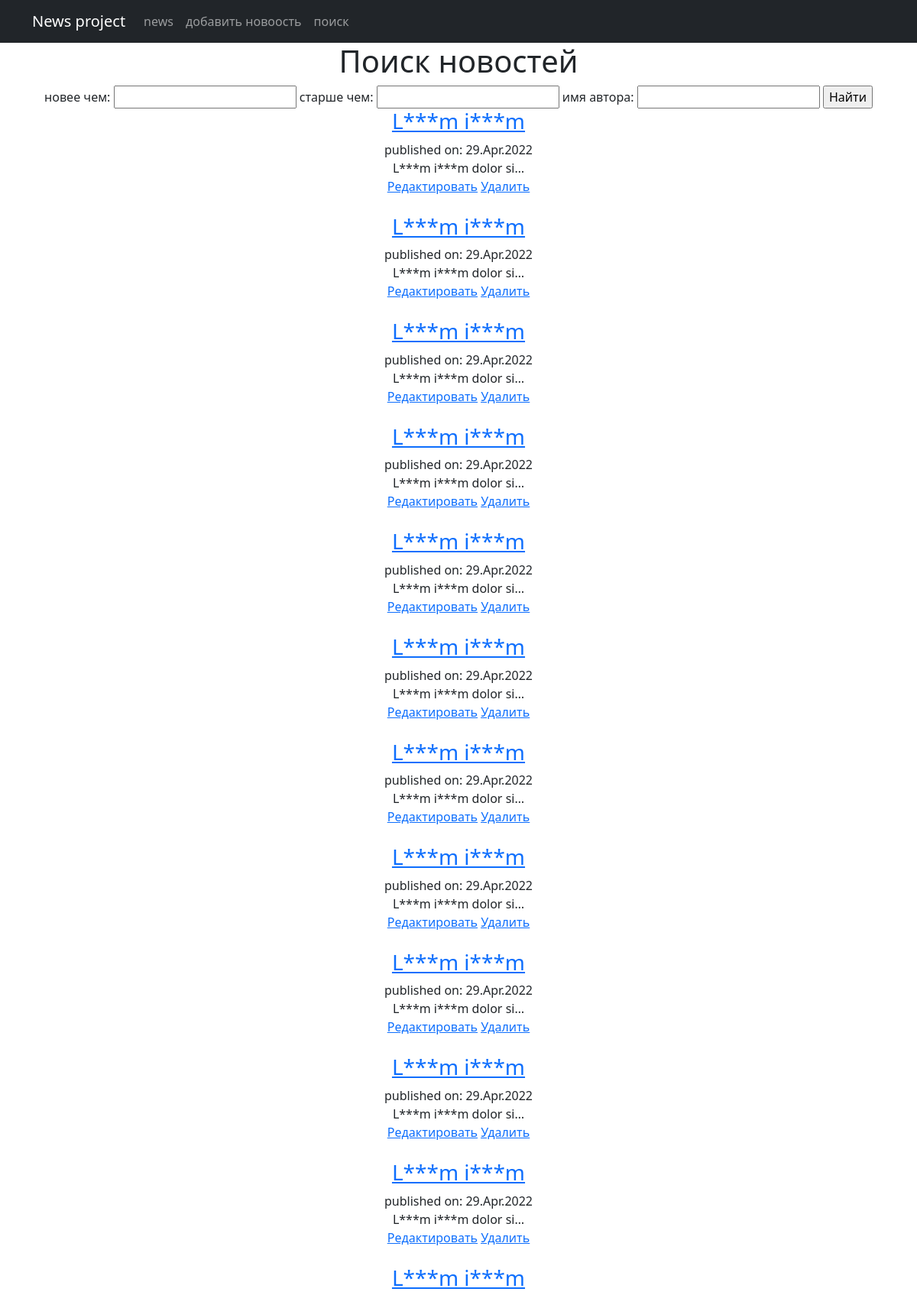
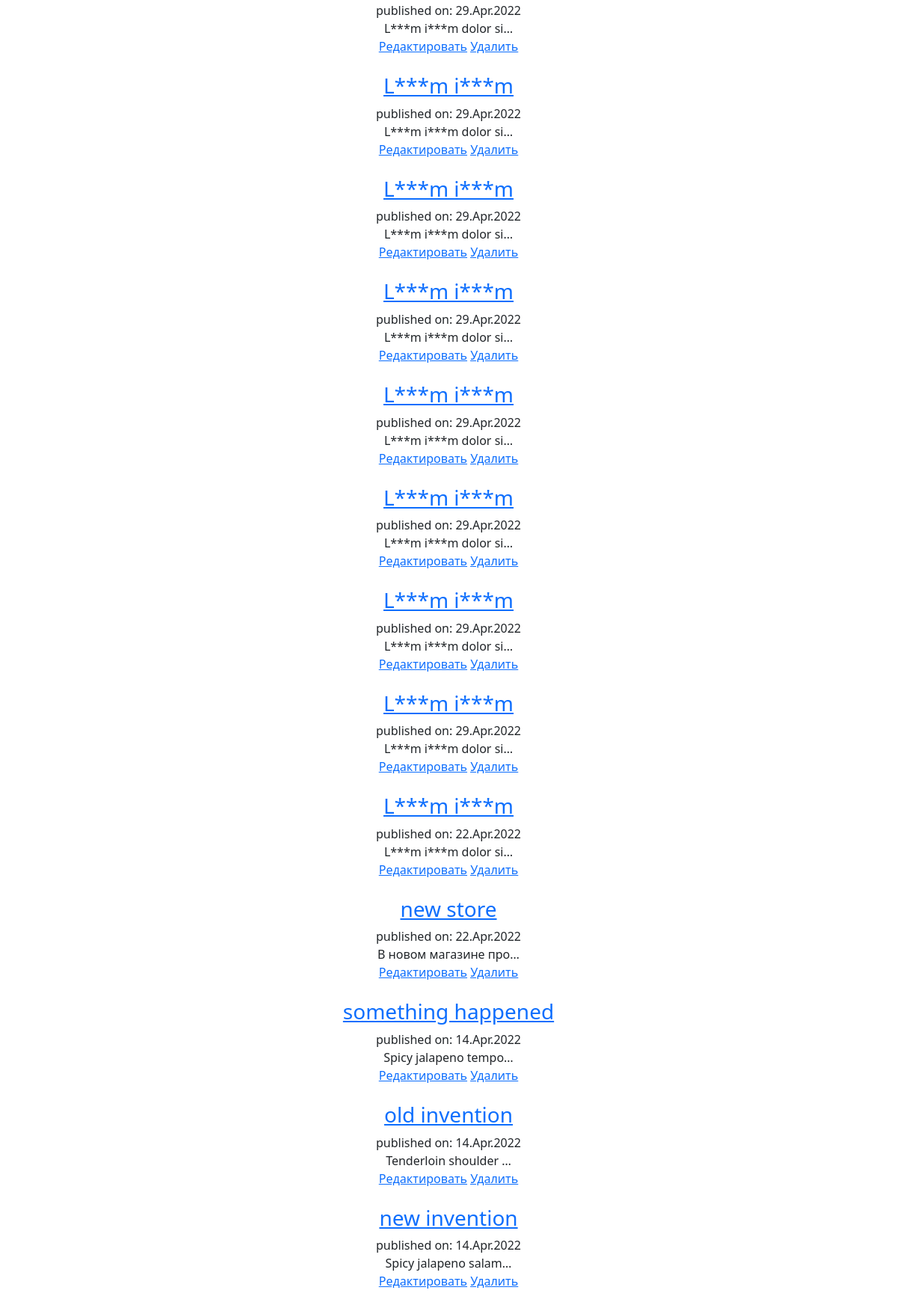
The app's page /news/search/ with its own data (2 pictures, top to bottom).
### news/models.py (models this page shows, shortened)
class Post(models.Model):
    author = models.ForeignKey(Author, on_delete=models.CASCADE)
    type = models.CharField(max_length=2, choices=post_types)
    creation_time = models.DateTimeField(auto_now_add=True)
    categories = models.ManyToManyField(Category, through="PostCategory")
    header = models.CharField(max_length=255)
    text = models.TextField()
    rating = models.IntegerField(default=0)

### news/views.py (the view)
# urls.py: path('search/', NewsSearch.as_view()),
class NewsSearch(ListView):
    model = Post
    ordering = ['-creation_time']
    context_object_name = "news_list"
    template_name = 'news_search.html'
    def get_context_data(self, **kwargs):
        context = super().get_context_data(**kwargs)
        context['filter'] = NewsFilter(self.request.GET, queryset=self.get_queryset())
        return context

### news/templatetags/custom_filters.py (called while the page is built)
@register.filter()
def censor(text):
    text = text.split()
    for i, word in enumerate(text):
        print(text[i])
        if "".join(c for c in word.lower() if c.isalpha()) in WORD_BLACKLIST:
            text[i] = word[0] + "".join("*" for _ in word[1:-1]) + word[-1]
            print(text[i])
    return " ".join(text)

### templates/news_search.html (shortened to what this page needs)
{% extends 'flatpages/default.html' %}
{% load custom_filters %}
{% block content %}
<h1>Поиск новостей</h1>
<form method="GET">
    {{ filter.form }}
    <input type="submit" value="Найти">
</form>
<div>
    {% for news_item in filter.qs %}
    <div>
        <h3><a href="../{{news_item.pk}}">{{news_item.header|censor}}</a></h3>
        <span>published on: {{news_item.creation_time|date:'d.M.Y'}}</span>
        <div>{{news_item.text|censor|truncatechars:21}}</div>
    </div>
    <div>
        <a href="{% url 'news_update' news_item.id %}"><u>Редактировать</u></a>
        <a href="{% url 'news_delete' news_item.id %}"><u> Удалить </u></a>
    </div>
    <br>
    {% endfor %}
</div>
{% endblock content %}

### records on screen
Post: header|censor "L***m i***m", creation_time "29.Apr.2022", text|censor "L***m i***m dolor si…"
Post: header|censor "L***m i***m", creation_time "29.Apr.2022", text|censor "L***m i***m dolor si…"
Post: header|censor "L***m i***m", creation_time "29.Apr.2022", text|censor "L***m i***m dolor si…"
Post: header|censor "L***m i***m", creation_time "29.Apr.2022", text|censor "L***m i***m dolor si…"
Post: header|censor "L***m i***m", creation_time "29.Apr.2022", text|censor "L***m i***m dolor si…"
Post: header|censor "L***m i***m", creation_time "29.Apr.2022", text|censor "L***m i***m dolor si…"
Post: header|censor "L***m i***m", creation_time "29.Apr.2022", text|censor "L***m i***m dolor si…"
Post: header|censor "L***m i***m", creation_time "29.Apr.2022", text|censor "L***m i***m dolor si…"
Post: header|censor "L***m i***m", creation_time "29.Apr.2022", text|censor "L***m i***m dolor si…"
Post: header|censor "L***m i***m", creation_time "29.Apr.2022", text|censor "L***m i***m dolor si…"
Post: header|censor "L***m i***m", creation_time "29.Apr.2022", text|censor "L***m i***m dolor si…"
Post: header|censor "L***m i***m", creation_time "29.Apr.2022", text|censor "L***m i***m dolor si…"
Post: header|censor "L***m i***m", creation_time "29.Apr.2022", text|censor "L***m i***m dolor si…"
Post: header|censor "L***m i***m", creation_time "29.Apr.2022", text|censor "L***m i***m dolor si…"
Post: header|censor "L***m i***m", creation_time "29.Apr.2022", text|censor "L***m i***m dolor si…"
Post: header|censor "L***m i***m", creation_time "29.Apr.2022", text|censor "L***m i***m dolor si…"
Post: header|censor "L***m i***m", creation_time "29.Apr.2022", text|censor "L***m i***m dolor si…"
Post: header|censor "L***m i***m", creation_time "29.Apr.2022", text|censor "L***m i***m dolor si…"
Post: header|censor "L***m i***m", creation_time "29.Apr.2022", text|censor "L***m i***m dolor si…"
Post: header|censor "L***m i***m", creation_time "22.Apr.2022", text|censor "L***m i***m dolor si…"
Post: header|censor "new store", creation_time "22.Apr.2022", text|censor "В новом магазине про…"
Post: header|censor "something happened", creation_time "14.Apr.2022", text|censor "Spicy jalapeno tempo…"
Post: header|censor "old invention", creation_time "14.Apr.2022", text|censor "Tenderloin shoulder …"
Post: header|censor "new invention", creation_time "14.Apr.2022", text|censor "Spicy jalapeno salam…"
